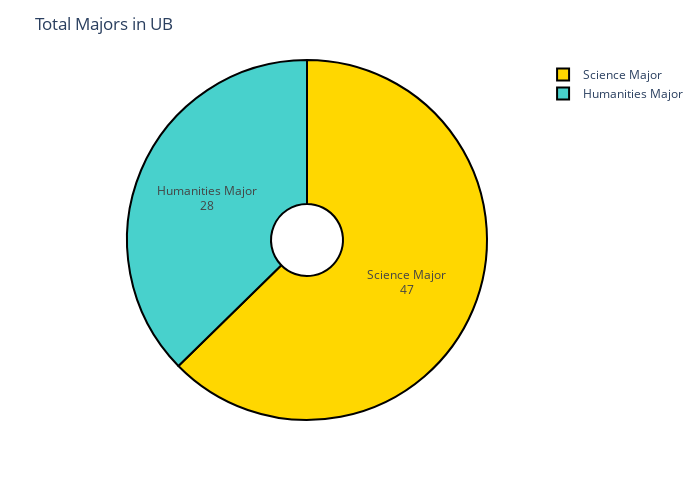

The notebook cell saved with this chart:
### Code cell
colors = ['gold', 'mediumturquoise', 'darkorange', 'lightgreen']
fig = px.pie(values=[len(a),len(b)],names=['Science Major','Humanities Major'],height=500,width=700,hole=.2)
fig.update_traces(textposition='inside', textinfo='value+label',hoverinfo='label+percent',marker=dict(colors=colors, line=dict(color='#000000', width=2)))
fig.update_layout(title='Total Majors in UB')
fig.show()

### Figure 1 — Plotly figure (JSON) as saved in the notebook; plotly's stock layout.template omitted (floating-point values rounded to 4 significant figures)
{"data": [{"domain": {"x": [0, 1], "y": [0, 1]}, "hole": 0.2, "hoverinfo": "label+percent", "hovertemplate": "label=%{label}<br>value=%{value}<extra></extra>", "labels": ["Science Major", "Humanities Major"], "legendgroup": "", "marker": {"colors": ["gold", "mediumturquoise", "darkorange", "lightgreen"], "line": {"color": "#000000", "width": 2}}, "name": "", "showlegend": true, "textinfo": "value+label", "textposition": "inside", "type": "pie", "values": [47, 28]}], "layout": {"height": 500, "legend": {"tracegroupgap": 0}, "margin": {"t": 60}, "title": {"text": "Total Majors in UB"}, "width": 700}}
